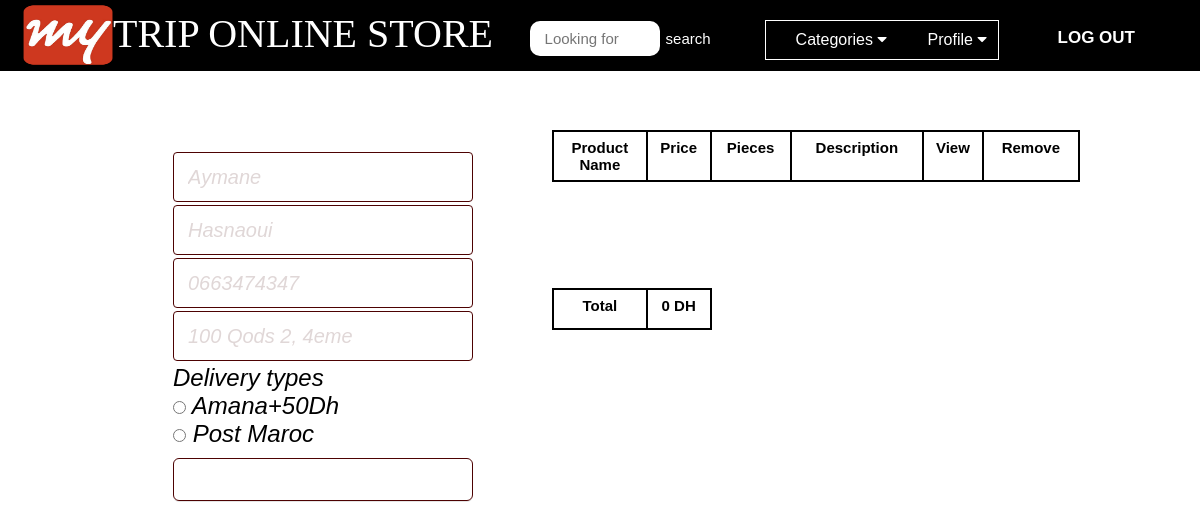
The app's page /mycart.php (signed in) with its own data.
### tables this page shows
CREATE TABLE IF NOT EXISTS `user` (
  `id` int(11) NOT NULL AUTO_INCREMENT,
  `firstName` varchar(25) NOT NULL,
  `lastName` varchar(25) NOT NULL,
  `email` varchar(100) NOT NULL,
  `mobile` varchar(20) NOT NULL,
  `address` varchar(120) NOT NULL,
  `password` varchar(100) NOT NULL,
  `confirmCode` varchar(10) NOT NULL,
  `activation` varchar(10) NOT NULL DEFAULT 'no',
  PRIMARY KEY (`id`)
);

### mycart.php (the view, shortened to what this page needs)
<?php include ( "inc/connect.inc.php" ); ?>
<?php
if (!isset($_SESSION['user_login'])) {
	header("location: login.php");
}
else {
	$user = $_SESSION['user_login'];
	$result = mysqli_query($con,"SELECT * FROM user WHERE id='$user'");
		$get_user_email = mysqli_fetch_assoc($result);
			$uname_db = $get_user_email['firstName'];
			$ulast_db=$get_user_email['lastName'];
			$umob_db = $get_user_email['mobile'];
			$uadd_db = $get_user_email['address'];
}
$search_value = "";
?>
<!DOCTYPE html>
<html>
<head>
	<link rel="stylesheet" type="text/css" href="css/style.css">
        <link rel="stylesheet" href="https://cdnjs.cloudflare.com/ajax/libs/font-awesome/4.7.0/css/font-awesome.min.css">
</head>
<body style="background-image: url(image/94.jpg);background-position: center center; background-repeat: no-repeat;   background-size: cover;">
	<div class="homepageheader">
			<div class="signinButton loginButton">
				<div class="uiloginbutton signinButton loginButton" style="margin-right: 40px;">
					<?php
						if ($user!="") {
							echo '<a style="text-decoration: none; color: #fff;" href="logout.php">LOG OUT</a>';
						}
						else {
							echo '<a style="text-decoration: none; color: #fff;" href="signup.php">SIGN UP</a>';
						}
					 ?>
				</div>
					<div>
					<?php
						if ($user!="") {
							echo '<div style="color: #FFFFFF;line-height: 10px;padding: 0px 24px;text-align: center;text-decoration: none;float: right;margin: 20px 0px 0px 10px; font-size: 10px;">
							        <div class="navbar1">
                                    <div class="dropdown1">
                                        <button class="dropbtn1" onclick="myFunction()">Profile
                                         <i class="fa fa-caret-down"></i>
                                        </button>
                                     <div class="dropdown-content1" id="myDropdown">
                                        <a href="mycart.php " style="border-top-left-radius:0px;border-top-right-radius:0px;">My</br></br>Cart</a>
                                        <a href="profile.php">My</br></br>Orders</a>
										<a href="addproduct.php">Add</br></br>Product</a>
                                        <a href="settings.php" style="border-bottom-left-radius:10px;border-bottom-right-radius:10px;">Settings</a>
                                     </div>
                                    </div>
									 <div class="dropdown2">
                                        <button class="dropbtn2" onclick="myFunction1()">Categories
                                         <i class="fa fa-caret-down"></i>
                                        </button>
                                     <div class="dropdown-content2" id="myDropdown2">
										<a href="OurProducts/back.php" style="border-top-left-radius:0px;border-top-right-radius:0px;">BACK&pack</a>
				                        <a href="OurProducts/carpet.php" >CARPETS</a>
				                        <a href="OurProducts/tent.php" >TENTS</a>
				                        <a href="OurProducts/sleep.php" >SLEEP&Bag</a>
				                        <a href="OurProducts/torch.php" >TORCH</a>
				                        <a href="OurProducts/power.php" style="border-bottom-left-radius:10px;border-bottom-right-radius:10px;">POWER&Bank</a>
                                     </div>
                                    </div>
                                   </div>
								   </div>';
						}
					 ?>
				</div>
			</div>
			<div style="float: left; margin: 5px 0px 0px 23px;">
				<a href="index.php">
					<img style=" height: 60px; width: 90px;" src="image/ayman.png">
				</a>
			</div>
			<div style="float:left;">
			<h1 style="padding:10px 0px 0px 0px ;color:white;font-size:40px;font-family:verdana;">TRIP ONLINE STORE</h1>
			</div>
			<div id="srcheader" style="float:right;margin:5px 0px 0px 0px;">
				<form id="newsearch" method="get" action="search.php">
				        <?php
				        	echo '<input type="text" class="srctextinput" name="keywords" size="21" maxlength="120"  placeholder="Looking for" value="'.$search_value.'"><input type="submit" value="search" class="srcbutton" >';
				         ?>
				</form>
			</div>
		</div>
		<div class="categolis">
		</div>
	<div style="margin-top: 20px; padding: 0 10%;">
		<div style=" margin: 0 auto; width: 55%;float: right;">
			<ul>
				<li ">
					<div>
						<div>
							<table class="rightsidemenu" style="color:#000;" border-radius=12px >
								<tr style="font-weight: bold; height:40px;"  colspan="10" >
									<th>Product Name</th>
									<th>Price</th>
									<th>Pieces</th>
									<th>Description</th>
									<th>View</th>
									<th>Remove</th>
								</tr>
								<tr >
									<?php include ( "inc/connect.inc.php");
									$total = 0;
									 ?>
								<tr style="font-weight: bold; height:40px;"  colspan="10" >
									<th>Total</th>
									<th><?php echo $total ?> DH</th>
								</tr>
							</table>
						</div>
					</div>
				</li>
			</ul>
		</div>
		<div class="holecontainer" style="float: left;width: 35%;">
			<div class="container signupform_content ">
				<div>
					<div style="" >
					<?php
						if(isset($success_message)) {echo $success_message;
										echo '<h3 style="color:#0d7da6;font-size:45px;"> Payment Receipt </h3>';
							$user = $_SESSION['user_login'];
		$result = mysqli_query($con,"SELECT * FROM user WHERE id='$user'");
			$get_user_email = mysqli_fetch_assoc($result);
				$uname_db = $get_user_email['firstName'];
				$ulast_db=$get_user_email['lastName'];
				$uemail_db = $get_user_email['email'];
				$umob_db = $get_user_email['mobile'];
				$uadd_db = $get_user_email['address'];
				echo '<div >
					<h1 style="line-height: 1.3;font-weight: bold;color: #000;font-size: 27px;">click to</h1><br>
					<a href="print.php" style="text-decoration: none;color: #040403;text-align: center;background-color: red;font-size: 27px;border-radius: 12px;">PRINT</a></div>';
				echo '<h3 style="color:#b05b15;font-size:25px;"> First Name: </h3>';
				echo'<span style="color:black;font-size:25px;">'. $uname_db.'</span>';
				echo '<h3 style="color:#b05b15;font-size:25px;"> Last Name: </h3>';
				echo'<span style="color:black;font-size:25px;">' .$ulast_db.'</span>';
				echo '<h3 style="color:;#b05b15font-size:25px;"> Email: </h3>';
				echo '<span style="color:black;font-size:25px;">' .$uemail_db.'</span>';
				echo '<h3 style="color:#b05b15;font-size:25px;"> Contact Number: </h3>';
				echo '<span style="color:black;font-size:25px;">' .$umob_db.'</span>';
				echo '<h3 style="color:#b05b15;font-size:25px;"> Home Address: </h3>';
				echo '<span style="color:black;font-size:25px;">'.$uadd_db.'</span>';
				$del = $_POST['Delivery'] ;
				echo '<h3 style="color:black;font-size:25px;">Delivery types:</h3>';
				echo'<span style="color:#b05b15;font-size:25px;">' .$del.'</span>';
				echo '<h3 style="color:#0d7da6;font-size:35px;"> Total: DH '.$_SESSION['total'].' DH</h2>';
						}
						else {
						echo '
							<div class="signupform_text"></div>
								<form action="" method="POST" class="registration" style="foat:left">
									<div class="signup_form" style="foat:left">
										<div>
											<td>
												<input name="fullname" placeholder="your name" required="required" class="email signupbox" type="text" size="30" value="'.$uname_db.'">
											</td>
										</div>
										<div>
											<td>
												<input name="lastname" placeholder="Your last name" required="required" class="email signupbox" type="text" size="30" value="'.$ulast_db.'">
											</td>
										</div>
										<div>
										<td>
												<input name="mobile" placeholder="Your mobile number" required="required" class="email signupbox" type="text" size="30" value="'.$umob_db.'">
											</td>
										</div>
										<div>
											<td>
												<input name="address" id="password-1" required="required"  placeholder="Write your full address" class="password signupbox " type="text" size="30" value="'.$uadd_db.'">
											</td>
										</div>
										<div>
										<td>
										<font style="italic" family="arial" size="5px" color="black">
										Delivery types <br>
										 <input name="Delivery" required="required" value="Amana +50Dh " type="radio"  placeholder="Mode Of Payment"> Amana+50Dh</br>
										 <input name="Delivery" type="radio" value="Post maroc free" required="required" placeholder="Mode Of Payment"> Post Maroc </br>
										 </font>
										</td>
										</div>
										<div>
										</div>
										<div>
											<input onclick="myFunction()" name="order" class="uisignupbutton signupbutton" type="submit" value="Confirm Order">
										</div>
										<div class="signup_error_msg"> '; ?>
										<?php echo '</div>
									</div>
								</form>
							</div>
						</div>
						';
						}
					 ?>
					</div>
				</div>
			</div>
</body>
</html>

### records on screen
user: fullname "Aymane", lastname "Hasnaoui", mobile "0663474347", address "100 Qods 2, 4eme"

### other values on screen
$total "0"
